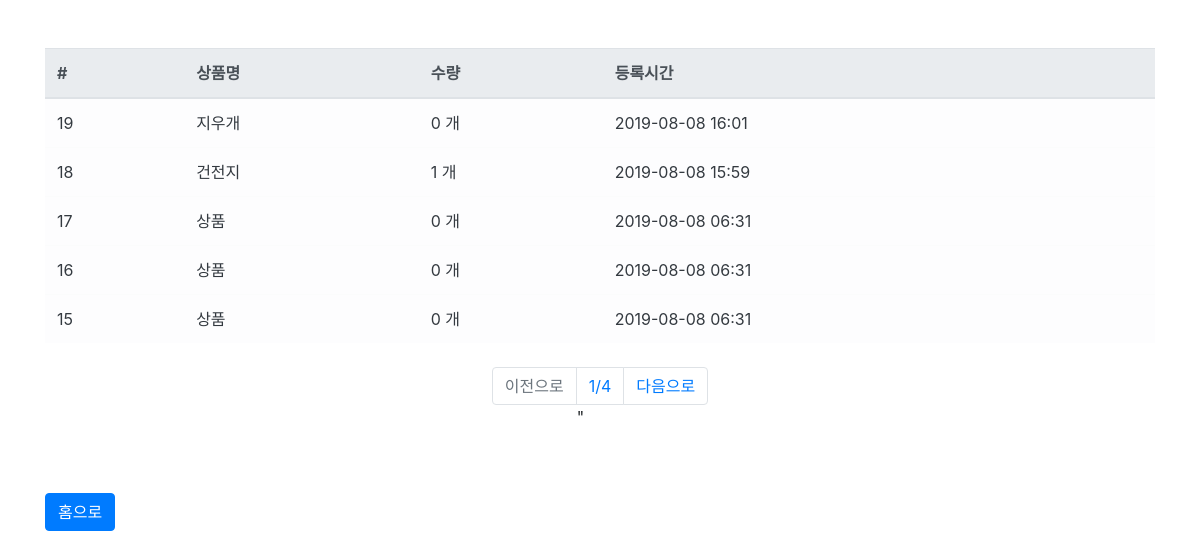
Screenshot of /order/ (signed in) with the database file from the repository.
### order/models.py (models this page shows, shortened)
class Order(models.Model):
    user = models.ForeignKey('user.User', on_delete=models.CASCADE, verbose_name="구매자")
    product = models.ForeignKey('product.Product', on_delete=models.CASCADE, verbose_name="상품")
    quantity = models.IntegerField(verbose_name = "수량")
    reg_date = models.DateTimeField(auto_now_add=True, verbose_name="구매일자")
    class Meta:
        db_table = 'orders'
        verbose_name = "주문"
        verbose_name_plural = "주문"

### product/models.py (models this page shows)
class Product(models.Model):
    name = models.CharField(max_length=64, verbose_name ="상품명")
    price = models.IntegerField(verbose_name="가격")
    description = models.TextField(verbose_name="설명")
    stock = models.IntegerField(verbose_name="재고")
    reg_date = models.DateTimeField(auto_now_add=True, verbose_name = "등록시간")
    def __str__(self):
        return self.name
    class Meta:
        db_table = "products"
        verbose_name="상품"
        verbose_name_plural = "상품"

### order/views.py (the view)
# urls.py: path('order/', OrderList.as_view()),
@method_decorator(login_required, name='dispatch')
class OrderList(ListView):
    template_name = "order/list.html"
    context_object_name = "orders"
    def get_queryset(self, **kwargs):
        queryset = Order.objects.filter(user__email=self.request.session.get('user')).order_by('-id')
        page = int(self.request.GET.get('p',1))
        paginator = Paginator(queryset, 5)
        queryset = paginator.get_page(page)
        return queryset

### user/decorator.py (called while the page is built)
def login_required(function):
    def wrap(request, *args, **kwargs):
        user = request.session.get('user')
        if not user:
            return redirect('/login')
        return function(request, *args, **kwargs)
    return wrap

### order/templates/order/list.html
{% extends "user/base.html" %}
{% load humanize %}
{% block contents %}
<div class="row mt-5">
    <div class="col-12">
        <table class="table table-light">
            <thead class="thead-light">
                <tr>
                    <th scope="col">#</th>
                    <th scope="col">상품명</th>
                    <th scope="col">수량</th>
                    <th scope="col">등록시간</th>
                </tr>
            </thead>
            <tbody class="text-dark">
                {% for order in orders %}
                <tr>
                    <td scope="row">{{order.id}}</td>
                    <td scope="row">{{order.product}}</a></td>
                    <td scope="row">{{order.quantity|intcomma}} 개</td>
                    <td scope="row">{{order.reg_date|date:'Y-m-d H:i'}}</td>
                </tr>
                {% endfor %}
            </tbody>
        </table>
    </div>
</div>
<div class="row mt-2">
        <div class="col-12">
            <nav>
                <ul class="pagination justify-content-center">
                    {% if orders.has_previous %}
                    <li class="page-item">
                        <a class="page-link" href="?p={{orders.previous_page_number }}">이전으로</a>
                    </li>
                    {% else %}
                    <li class="page-item disabled">
                        <a class="page-link" href="#">이전으로</a>
                    </li>
                    {% endif %}
                    <li class="page-item">
                        <a class="page-link" href="#">{{orders.number}}/{{orders.paginator.num_pages}}</a>"
                    </li>
                    {% if orders.has_next %}
                    <li class="page-item">
                        <a class="page-link" href="?p={{orders.next_page_number }}">다음으로</a>
                    </li>
                    {% else %}
                    <li class="page-item disabled">
                        <a class="page-link" href="#">다음으로</a>
                    </li>
                    {% endif %}
                </ul>
            </nav>
        </div>
    </div>
<div class="row mt-5">
    <div class="col-12">
        <button class="btn btn-primary" onclick="location.href='/'">홈으로</button>
    </div>
</div>
{% endblock %}

### rows the page displays
Order: id "19", product "지우개", quantity "0", reg_date "2019-08-08 16:01"
Order: id "18", product "건전지", quantity "1", reg_date "2019-08-08 15:59"
Order: id "17", product "상품", quantity "0", reg_date "2019-08-08 06:31"
Order: id "16", product "상품", quantity "0", reg_date "2019-08-08 06:31"
Order: id "15", product "상품", quantity "0", reg_date "2019-08-08 06:31"

### other values shown
{{ orders.number }} "1"
{{ orders.paginator.num_pages }} "4"
